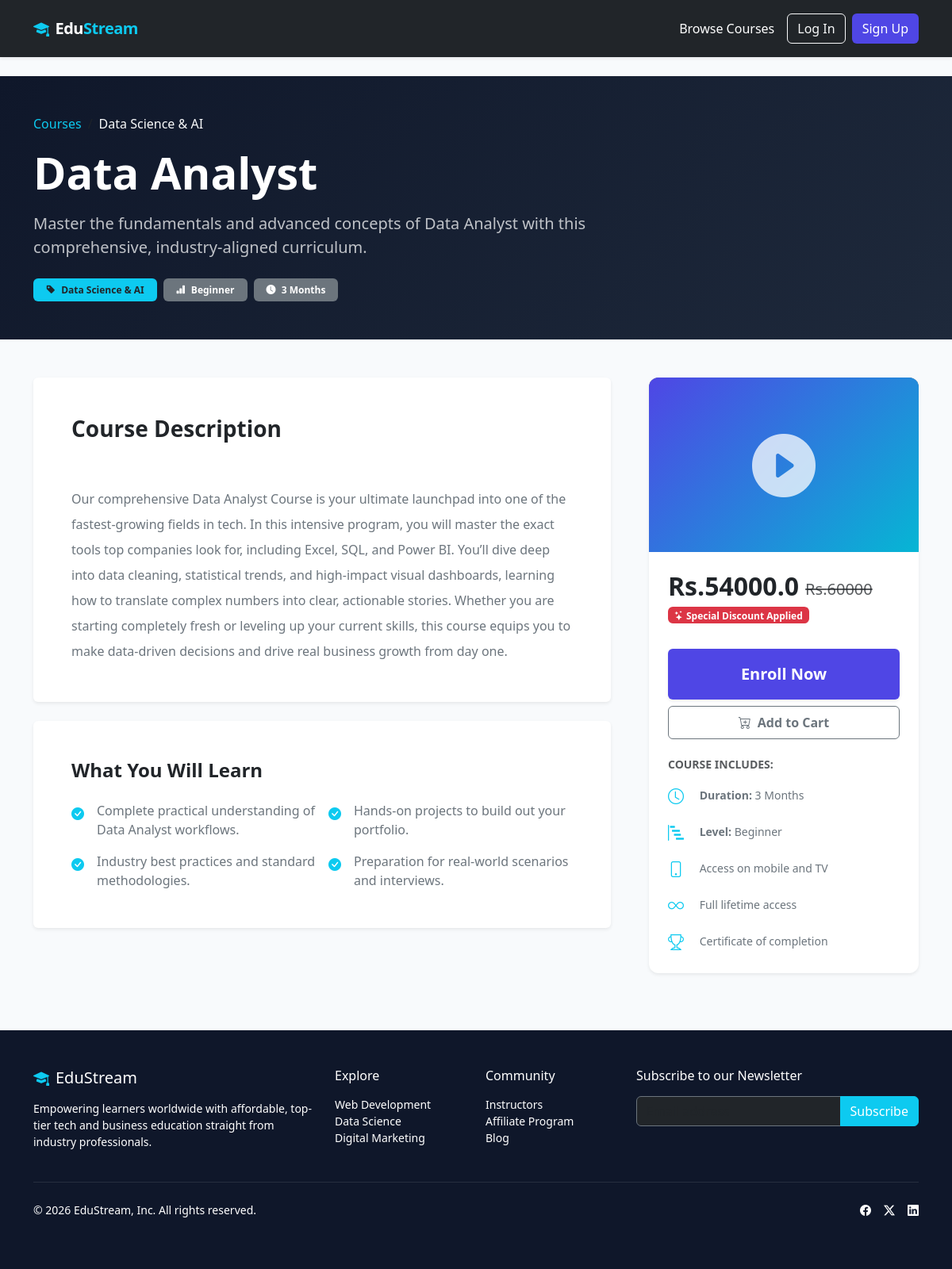
/courses/2/, run on the app's committed database.
### courses/models.py (models this page shows, shortened)
class Courses(models.Model):
    class CoursePeriod(models.IntegerChoices):
        THREE_MONTHS = 1, '3 Months'
        SIX_MONTHS = 2, '6 Months'
        NINE_MONTHS = 3, '9 Months'
        ONE_YEAR = 4, '1 Year'
        TWO_YEAR = 5, '2 Year'
        THREE_YEAR = 6, '3 Year'
        FOUR_YEAR = 7, '4 Year'
        FIVE_YEAR = 8, '5 Year'
    class Levels(models.IntegerChoices):
        BEGINNER = 1, 'Beginner'
        INTERMEDIATE = 2, 'Intermediate'
        ADVANCED = 3, 'Advanced'
    class Categories(models.IntegerChoices):
        WEB_DEVELOPMENT = 1, 'Web Development'
        DATA_SCIENCE_AI = 2, 'Data Science & AI'
        UI_UX_DESIGN = 3, 'UI/UX Design'
        CLOUD_AND_DEVOPS = 4, 'Cloud Engineering & DevOps'
    name = models.CharField(max_length=50)
    duration = models.IntegerField(choices=CoursePeriod.choices, default=CoursePeriod.ONE_YEAR)
    price = models.PositiveIntegerField(default=0)
    discount = models.PositiveIntegerField(default=0)
    description = models.TextField()
    level = models.IntegerField(choices=Levels.choices, default=Levels.BEGINNER)
    category = models.IntegerField(choices=Categories.choices, blank=False)
    thumbnail = models.ImageField(upload_to='courses/thumbnail', default='courses/thumbnail/default.jpg', blank=True, null=True)
    @property
    def actual_price(self):
        if self.discount>0:
            return (self.price*(100-self.discount))/100
        return self.price

### courses/views.py (the view)
# urls.py: path('<int:course_id>/', views.course_details, name='course_details')
def course_details(request, course_id):
    course = get_object_or_404(Courses, id=course_id)
    return render(request, 'course_details.html', {'course': course})

### courses/templates/course_details.html (shortened to what this page needs)
{% extends "layout.html" %}
{% block content %}
<div class="bg-dark text-white pt-5 pb-4 mb-5" style="background: linear-gradient(135deg, #0f172a 0%, #1e293b 100%);">
  <div class="container">
    <div class="row align-items-center">
      <div class="col-lg-8">
        <nav aria-label="breadcrumb" class="mb-3">
          <ol class="breadcrumb">
            <li class="breadcrumb-item"><a href="{% url 'courses' %}" class="text-info text-decoration-none">Courses</a></li>
            <li class="breadcrumb-item text-light active" aria-current="page">{{ course.get_category_display }}</li>
          </ol>
        </nav>
        <h1 class="display-4 fw-bold mb-3">{{ course.name }}</h1>
        <p class="lead text-light opacity-75 mb-4">Master the fundamentals and advanced concepts of {{ course.name }} with this comprehensive, industry-aligned curriculum.</p>
        <div class="d-flex flex-wrap gap-2 mb-4">
          <span class="badge bg-info text-dark px-3 py-2"><i class="bi bi-tag-fill me-1"></i> {{ course.get_category_display }}</span>
          <span class="badge bg-secondary px-3 py-2"><i class="bi bi-bar-chart-fill me-1"></i> {{ course.get_level_display }}</span>
          <span class="badge bg-secondary px-3 py-2"><i class="bi bi-clock-fill me-1"></i> {{ course.get_duration_display }}</span>
        </div>
      </div>
    </div>
  </div>
</div>
<div class="container mb-5">
  <div class="row g-5">
    <div class="col-lg-8">
      <div class="card border-0 shadow-sm mb-4">
        <div class="card-body p-4 p-md-5">
          <h3 class="fw-bold mb-4">Course Description</h3>
          <p class="text-secondary lh-lg mb-0" style="white-space: pre-line;">
            {{ course.description }}
          </p>
        </div>
      </div>
      <div class="card border-0 shadow-sm">
        <div class="card-body p-4 p-md-5">
          <h4 class="fw-bold mb-4">What You Will Learn</h4>
          <div class="row g-3">
            <div class="col-md-6 d-flex align-items-start">
              <i class="bi bi-check-circle-fill text-info me-3 mt-1"></i>
              <span class="text-secondary">Complete practical understanding of {{ course.name }} workflows.</span>
            </div>
            <div class="col-md-6 d-flex align-items-start">
              <i class="bi bi-check-circle-fill text-info me-3 mt-1"></i>
              <span class="text-secondary">Hands-on projects to build out your portfolio.</span>
            </div>
            <div class="col-md-6 d-flex align-items-start">
              <i class="bi bi-check-circle-fill text-info me-3 mt-1"></i>
              <span class="text-secondary">Industry best practices and standard methodologies.</span>
            </div>
            <div class="col-md-6 d-flex align-items-start">
              <i class="bi bi-check-circle-fill text-info me-3 mt-1"></i>
              <span class="text-secondary">Preparation for real-world scenarios and interviews.</span>
            </div>
          </div>
        </div>
      </div>
    </div>
    <div class="col-lg-4">
      <div class="card border-0 shadow-sm sticky-top" style="top: 100px; z-index: 1;border-radius: 12px; overflow: hidden;">
        <div class="bg-secondary d-flex justify-content-center align-items-center" style="height: 220px; background: linear-gradient(135deg, var(--primary-color) 0%, var(--secondary-color) 100%);">
          <i class="bi bi-play-circle-fill display-1 text-white opacity-75 transition-hover" style="cursor: pointer;"></i>
        </div>
        <div class="card-body p-4">
          <div class="mb-4">
            {% if course.discount > 0 %}
              <div class="d-flex align-items-end mb-1">
                <h2 class="fw-bold mb-0 me-2 text-dark">Rs.{{ course.actual_price }}</h2>
                <span class="text-muted text-decoration-line-through fs-5">Rs.{{ course.price }}</span>
              </div>
              <span class="badge bg-danger mb-2"><i class="bi bi-stars"></i> Special Discount Applied</span>
            {% else %}
              <h2 class="fw-bold mb-0 text-dark">Rs.{{ course.price }}</h2>
            {% endif %}
          </div>
          <button class="btn btn-brand w-100 py-3 fw-bold mb-2 fs-5 shadow-sm">Enroll Now</button>
          <button class="btn btn-outline-secondary w-100 py-2 fw-semibold mb-4"><i class="bi bi-cart-plus me-2"></i>Add to Cart</button>
          <h6 class="fw-bold text-uppercase text-muted small mb-3">Course Includes:</h6>
          <ul class="list-unstyled text-secondary small d-flex flex-column gap-3 mb-0">
            <li><i class="bi bi-clock me-3 text-info fs-5 align-middle"></i> <strong>Duration:</strong> {{ course.get_duration_display }}</li>
            <li><i class="bi bi-bar-chart-steps me-3 text-info fs-5 align-middle"></i> <strong>Level:</strong> {{ course.get_level_display }}</li>
            <li><i class="bi bi-phone me-3 text-info fs-5 align-middle"></i> Access on mobile and TV</li>
            <li><i class="bi bi-infinity me-3 text-info fs-5 align-middle"></i> Full lifetime access</li>
            <li><i class="bi bi-trophy me-3 text-info fs-5 align-middle"></i> Certificate of completion</li>
          </ul>
        </div>
      </div>
    </div>
  </div>
</div>
{% endblock content %}

### templates/layout.html (style rules this page uses)
:root { --primary-color: #4f46e5; --secondary-color: #06b6d4; --dark-bg: #0f172a; }
body { background-color: #f8fafc; font-family: 'Segoe UI', Tahoma, Geneva, Verdana, sans-serif; display: flex; flex-direction: column; min-height: 100vh; }
.btn-brand { background-color: var(--primary-color); color: white; }

### data on the page
Courses: category "Data Science & AI", name "Data Analyst", level "Beginner", duration "3 Months", description "Our comprehensive Data Analyst Course is your ultimate launchpad into one of the fastest-growing fields in tech. In this intensive program, you will master the exact tools top companies look for, including Excel, SQL, and Power BI. You’ll dive deep into data cleaning, statistical trends, and high-impact visual dashboards, learning how to translate complex numbers into clear, actionable stories. Whether you are starting completely fresh or leveling up your current skills, this course equips you to make data-driven decisions and drive real business growth from day one.", actual_price "54000.0", price "60000"
